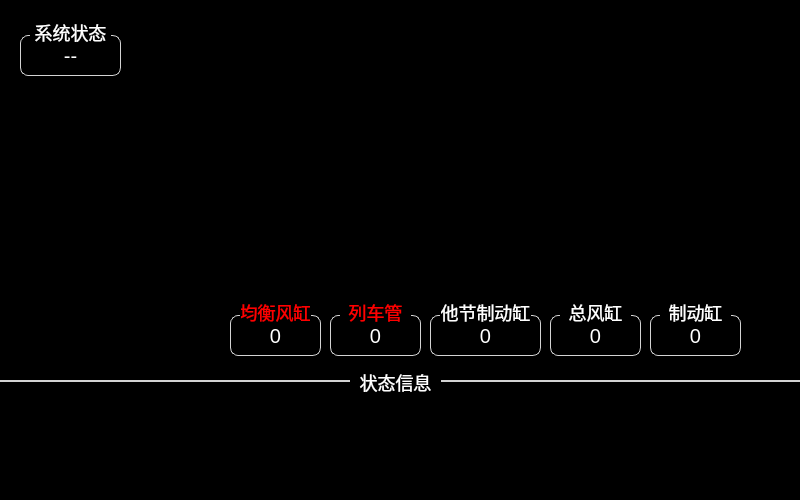
<?xml version="1.0" encoding="UTF-8"?>
<ui version="4.0">
 <class>Unity_Brake</class>
 <widget class="QWidget" name="Unity_Brake">
  <property name="geometry">
   <rect>
    <x>0</x>
    <y>0</y>
    <width>800</width>
    <height>500</height>
   </rect>
  </property>
  <property name="windowTitle">
   <string>Form</string>
  </property>
  <property name="styleSheet">
   <string notr="true">QWidget
{
	background-color: black;
}
QLabel
{
	border:1px solid lightgray;
    color:white;
font:16px
}</string>
  </property>
  <widget class="QLabel" name="lblZDGstatus">
   <property name="geometry">
    <rect>
     <x>660</x>
     <y>300</y>
     <width>71</width>
     <height>25</height>
    </rect>
   </property>
   <property name="styleSheet">
    <string notr="true">border:1px solid transparent;
font:18px;
color:white;</string>
   </property>
   <property name="text">
    <string>制动缸</string>
   </property>
   <property name="alignment">
    <set>Qt::AlignCenter</set>
   </property>
  </widget>
  <widget class="QLabel" name="lblZFGstatus">
   <property name="geometry">
    <rect>
     <x>560</x>
     <y>300</y>
     <width>71</width>
     <height>25</height>
    </rect>
   </property>
   <property name="styleSheet">
    <string notr="true">border:1px solid transparent;
font:18px;
color:white;</string>
   </property>
   <property name="text">
    <string>总风缸</string>
   </property>
   <property name="alignment">
    <set>Qt::AlignCenter</set>
   </property>
  </widget>
  <widget class="QLabel" name="LBLLCG">
   <property name="geometry">
    <rect>
     <x>330</x>
     <y>315</y>
     <width>91</width>
     <height>41</height>
    </rect>
   </property>
   <property name="styleSheet">
    <string notr="true">border:1px solid lightgray ;
border-radius:8px;
font:20px;
</string>
   </property>
   <property name="text">
    <string>0</string>
   </property>
   <property name="alignment">
    <set>Qt::AlignCenter</set>
   </property>
  </widget>
  <widget class="QLabel" name="lblLCGstatus">
   <property name="geometry">
    <rect>
     <x>340</x>
     <y>300</y>
     <width>71</width>
     <height>25</height>
    </rect>
   </property>
   <property name="styleSheet">
    <string notr="true">border:1px solid transparent;
font:18px;
color:red;</string>
   </property>
   <property name="text">
    <string>列车管</string>
   </property>
   <property name="alignment">
    <set>Qt::AlignCenter</set>
   </property>
  </widget>
  <widget class="QLabel" name="LBLJHFG">
   <property name="geometry">
    <rect>
     <x>230</x>
     <y>315</y>
     <width>91</width>
     <height>41</height>
    </rect>
   </property>
   <property name="styleSheet">
    <string notr="true">border:1px solid lightgray ;
border-radius:8px;
font:20px;
</string>
   </property>
   <property name="text">
    <string>0</string>
   </property>
   <property name="alignment">
    <set>Qt::AlignCenter</set>
   </property>
  </widget>
  <widget class="QLabel" name="LBLstatus">
   <property name="geometry">
    <rect>
     <x>20</x>
     <y>35</y>
     <width>101</width>
     <height>41</height>
    </rect>
   </property>
   <property name="styleSheet">
    <string notr="true">border:1px solid lightgray ;
border-radius:8px;
font:20px;
</string>
   </property>
   <property name="text">
    <string>--</string>
   </property>
   <property name="alignment">
    <set>Qt::AlignCenter</set>
   </property>
  </widget>
  <widget class="QLabel" name="LBLTCZDG">
   <property name="geometry">
    <rect>
     <x>430</x>
     <y>315</y>
     <width>111</width>
     <height>41</height>
    </rect>
   </property>
   <property name="styleSheet">
    <string notr="true">border:1px solid lightgray ;
border-radius:8px;
font:20px;
</string>
   </property>
   <property name="text">
    <string>0</string>
   </property>
   <property name="alignment">
    <set>Qt::AlignCenter</set>
   </property>
  </widget>
  <widget class="QLabel" name="lbl1_5">
   <property name="geometry">
    <rect>
     <x>30</x>
     <y>20</y>
     <width>81</width>
     <height>25</height>
    </rect>
   </property>
   <property name="styleSheet">
    <string notr="true">border:1px solid transparent;
font:18px;
color:white;</string>
   </property>
   <property name="text">
    <string>系统状态</string>
   </property>
   <property name="alignment">
    <set>Qt::AlignCenter</set>
   </property>
  </widget>
  <widget class="QLabel" name="LBLZDG">
   <property name="geometry">
    <rect>
     <x>650</x>
     <y>315</y>
     <width>91</width>
     <height>41</height>
    </rect>
   </property>
   <property name="styleSheet">
    <string notr="true">border:1px solid lightgray ;
border-radius:8px;
font:20px;
</string>
   </property>
   <property name="text">
    <string>0</string>
   </property>
   <property name="alignment">
    <set>Qt::AlignCenter</set>
   </property>
  </widget>
  <widget class="QLabel" name="LBLZFG">
   <property name="geometry">
    <rect>
     <x>550</x>
     <y>315</y>
     <width>91</width>
     <height>41</height>
    </rect>
   </property>
   <property name="styleSheet">
    <string notr="true">border:1px solid lightgray ;
border-radius:8px;
font:20px;
</string>
   </property>
   <property name="text">
    <string>0</string>
   </property>
   <property name="alignment">
    <set>Qt::AlignCenter</set>
   </property>
  </widget>
  <widget class="QLabel" name="lblJHFGstatus">
   <property name="geometry">
    <rect>
     <x>240</x>
     <y>300</y>
     <width>71</width>
     <height>25</height>
    </rect>
   </property>
   <property name="styleSheet">
    <string notr="true">border:1px solid transparent;
font:18px;
color:red;</string>
   </property>
   <property name="text">
    <string>均衡风缸</string>
   </property>
   <property name="alignment">
    <set>Qt::AlignCenter</set>
   </property>
  </widget>
  <widget class="QLabel" name="lblTCZDGstatus">
   <property name="geometry">
    <rect>
     <x>440</x>
     <y>300</y>
     <width>91</width>
     <height>25</height>
    </rect>
   </property>
   <property name="styleSheet">
    <string notr="true">border:1px solid transparent;
font:18px;
color:white;</string>
   </property>
   <property name="text">
    <string>他节制动缸</string>
   </property>
   <property name="alignment">
    <set>Qt::AlignCenter</set>
   </property>
  </widget>
  <widget class="QLabel" name="LBLLCG_5">
   <property name="geometry">
    <rect>
     <x>0</x>
     <y>380</y>
     <width>800</width>
     <height>2</height>
    </rect>
   </property>
   <property name="styleSheet">
    <string notr="true">border:1px solid lightgray ;
border-radius:8px;
font:20px;
</string>
   </property>
   <property name="text">
    <string/>
   </property>
   <property name="alignment">
    <set>Qt::AlignCenter</set>
   </property>
  </widget>
  <widget class="QLabel" name="lbl1_10">
   <property name="geometry">
    <rect>
     <x>350</x>
     <y>370</y>
     <width>91</width>
     <height>25</height>
    </rect>
   </property>
   <property name="styleSheet">
    <string notr="true">border:1px solid transparent;
font:18px;
color:white;</string>
   </property>
   <property name="text">
    <string>状态信息</string>
   </property>
   <property name="alignment">
    <set>Qt::AlignCenter</set>
   </property>
  </widget>
  <zorder>LBLLCG</zorder>
  <zorder>lblLCGstatus</zorder>
  <zorder>LBLJHFG</zorder>
  <zorder>LBLstatus</zorder>
  <zorder>LBLTCZDG</zorder>
  <zorder>lbl1_5</zorder>
  <zorder>LBLZDG</zorder>
  <zorder>LBLZFG</zorder>
  <zorder>lblJHFGstatus</zorder>
  <zorder>lblTCZDGstatus</zorder>
  <zorder>LBLLCG_5</zorder>
  <zorder>lblZFGstatus</zorder>
  <zorder>lblZDGstatus</zorder>
  <zorder>lbl1_10</zorder>
 </widget>
 <resources/>
 <connections/>
</ui>
